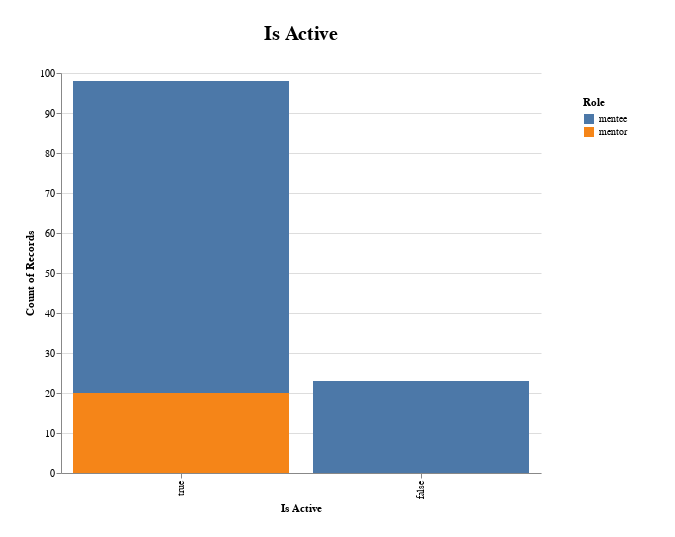

Notebook cell for this chart:
### Code cell
bar_chart(activity, 'is_active', 'role')

### Figure 1 — Vega-Lite specification as saved in the notebook (floating-point values rounded to 4 significant figures)
{"config": {"view": {"continuousWidth": 400, "continuousHeight": 300, "stroke": "#FFF"}, "legend": {"padding": 24}, "title": {"fontSize": 20, "offset": 24}}, "data": {"name": "data-89685e58a05d7fe1ec0c948e85c5a492"}, "mark": "bar", "encoding": {"color": {"field": "role", "title": "Role", "type": "nominal"}, "tooltip": [{"field": "role", "type": "nominal"}, {"field": "is_active", "type": "nominal"}, {"aggregate": "count", "field": "is_active", "type": "nominal"}], "x": {"field": "is_active", "sort": "-y", "title": "Is Active", "type": "nominal"}, "y": {"aggregate": "count", "field": "is_active", "type": "nominal"}}, "height": 400, "padding": 24, "title": "Is Active", "width": 480, "$schema": "https://vega.github.io/schema/vega-lite/v4.17.0.json", "datasets": {"data-89685e58a05d7fe1ec0c948e85c5a492": [{"role": "mentee", "is_active": true}, {"role": "mentee", "is_active": true}, {"role": "mentee", "is_active": true}, {"role": "mentee", "is_active": true}, {"role": "mentee", "is_active": false}, {"role": "mentee", "is_active": true}, {"role": "mentee", "is_active": false}, {"role": "mentee", "is_active": true}, {"role": "mentee", "is_active": true}, {"role": "mentee", "is_active": false}, {"role": "mentee", "is_active": true}, {"role": "mentee", "is_active": false}, {"role": "mentee", "is_active": true}, {"role": "mentee", "is_active": true}, {"role": "mentee", "is_active": true}, {"role": "mentee", "is_active": true}, {"role": "mentee", "is_active": true}, {"role": "mentee", "is_active": true}, {"role": "mentee", "is_active": true}, {"role": "mentee", "is_active": true}, {"role": "mentee", "is_active": false}, {"role": "mentee", "is_active": true}, {"role": "mentee", "is_active": false}, {"role": "mentee", "is_active": true}, {"role": "mentee", "is_active": true}, {"role": "mentee", "is_active": false}, {"role": "mentee", "is_active": true}, {"role": "mentee", "is_active": true}, {"role": "mentee", "is_active": true}, {"role": "mentee", "is_active": false}, {"role": "mentee", "is_active": true}, {"role": "mentee", "is_active": true}, {"role": "mentee", "is_active": false}, {"role": "mentee", "is_active": true}, {"role": "mentee", "is_active": false}, {"role": "mentee", "is_active": true}, {"role": "mentee", "is_active": false}, {"role": "mentee", "is_active": true}, {"role": "mentee", "is_active": true}, {"role": "mentee", "is_active": true}, {"role": "mentee", "is_active": true}, {"role": "mentee", "is_active": false}, {"role": "mentee", "is_active": true}, {"role": "mentee", "is_active": true}, {"role": "mentee", "is_active": true}, {"role": "mentee", "is_active": true}, {"role": "mentee", "is_active": true}, {"role": "mentee", "is_active": true}, {"role": "mentee", "is_active": true}, {"role": "mentee", "is_active": true}, {"role": "mentee", "is_active": false}, {"role": "mentee", "is_active": true}, {"role": "mentee", "is_active": true}, {"role": "mentee", "is_active": true}, {"role": "mentee", "is_active": false}, {"role": "mentee", "is_active": true}, {"role": "mentee", "is_active": true}, {"role": "mentee", "is_active": true}, {"role": "mentee", "is_active": true}, {"role": "mentee", "is_active": true}, {"role": "mentee", "is_active": false}, {"role": "mentee", "is_active": true}, {"role": "mentee", "is_active": true}, {"role": "mentee", "is_active": false}, {"role": "mentee", "is_active": true}, {"role": "mentee", "is_active": true}, {"role": "mentee", "is_active": true}, {"role": "mentee", "is_active": false}, {"role": "mentee", "is_active": true}, {"role": "mentee", "is_active": true}, {"role": "mentee", "is_active": true}, {"role": "mentee", "is_active": false}, {"role": "mentee", "is_active": true}, {"role": "mentee", "is_active": true}, {"role": "mentee", "is_active": false}, {"role": "mentee", "is_active": true}, {"role": "mentee", "is_active": true}, {"role": "mentee", "is_active": true}, {"role": "mentee", "is_active": true}, {"role": "mentee", "is_active": true}, {"role": "mentee", "is_active": true}, {"role": "mentee", "is_active": true}, {"role": "mentee", "is_active": false}, {"role": "mentee", "is_active": true}, {"role": "mentee", "is_active": true}, {"role": "mentee", "is_active": false}, {"role": "mentee", "is_active": true}, {"role": "mentee", "is_active": true}, {"role": "mentee", "is_active": true}, {"role": "mentee", "is_active": true}, {"role": "mentee", "is_active": true}, {"role": "mentee", "is_active": true}, {"role": "mentee", "is_active": true}, {"role": "mentee", "is_active": true}, {"role": "mentee", "is_active": false}, {"role": "mentee", "is_active": true}, {"role": "mentee", "is_active": true}, {"role": "mentee", "is_active": true}, {"role": "mentee", "is_active": true}, {"role": "mentee", "is_active": false}, {"role": "mentee", "is_active": true}, {"role": "mentor", "is_active": true}, {"role": "mentor", "is_active": true}, {"role": "mentor", "is_active": true}, {"role": "mentor", "is_active": true}, {"role": "mentor", "is_active": true}, {"role": "mentor", "is_active": true}, {"role": "mentor", "is_active": true}, {"role": "mentor", "is_active": true}, {"role": "mentor", "is_active": true}, {"role": "mentor", "is_active": true}, {"role": "mentor", "is_active": true}, {"role": "mentor", "is_active": true}, {"role": "mentor", "is_active": true}, {"role": "mentor", "is_active": true}, {"role": "mentor", "is_active": true}, {"role": "mentor", "is_active": true}, {"role": "mentor", "is_active": true}, {"role": "mentor", "is_active": true}, {"role": "mentor", "is_active": true}, {"role": "mentor", "is_active": true}]}}
